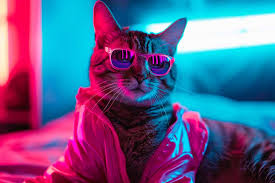
#> input picture images.jpeg, 275 x 183 px
$ python 'rotate&flip.py'
#> lines starting #> are read from the running program, lines starting #| are printed output that depends on the picture
import cv2

image = cv2.imread("images.jpeg")
#> image is the input picture: shape (183, 275, 3); mean B, G, R 138.6, 93.5, 96.6
(h,w)=image.shape[:2]
#> h = 183; w = 275
#geting image diension
center = (w//2 , h//2)
#> center = (137, 91)
#piont where from image will get rotated
zoom=1.0
angle=90
M = cv2.getRotationMatrix2D(center,angle,zoom)
#> M = [[6.12e-17, 1, 46], [-1, 6.12e-17, 228]]

rotated = cv2.warpAffine(image,M,(w,h))
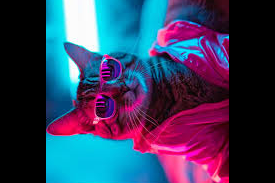
#> rotated: shape (183, 275, 3); mean B, G, R 93.1, 61.8, 54.2
#w,h refers to size of output image
cv2.imshow("rotated",rotated)


#fliping

flip_hor=cv2.flip(image,1)
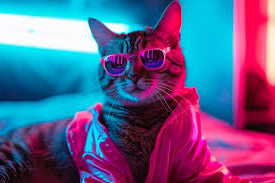
#> flip_hor: shape (183, 275, 3); mean B, G, R 138.6, 93.5, 96.6
flip_ver=cv2.flip(image,0)
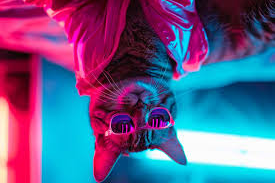
#> flip_ver: shape (183, 275, 3); mean B, G, R 138.6, 93.5, 96.6
flip_both=cv2.flip(image,-1)
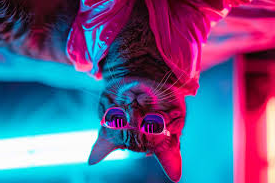
#> flip_both: shape (183, 275, 3); mean B, G, R 138.6, 93.5, 96.6
cv2.imshow("horizontal",flip_hor)
cv2.imshow("vertical",flip_ver)
cv2.imshow("both",flip_both)

cv2.waitKey(0)
cv2.destroyAllWindows()
